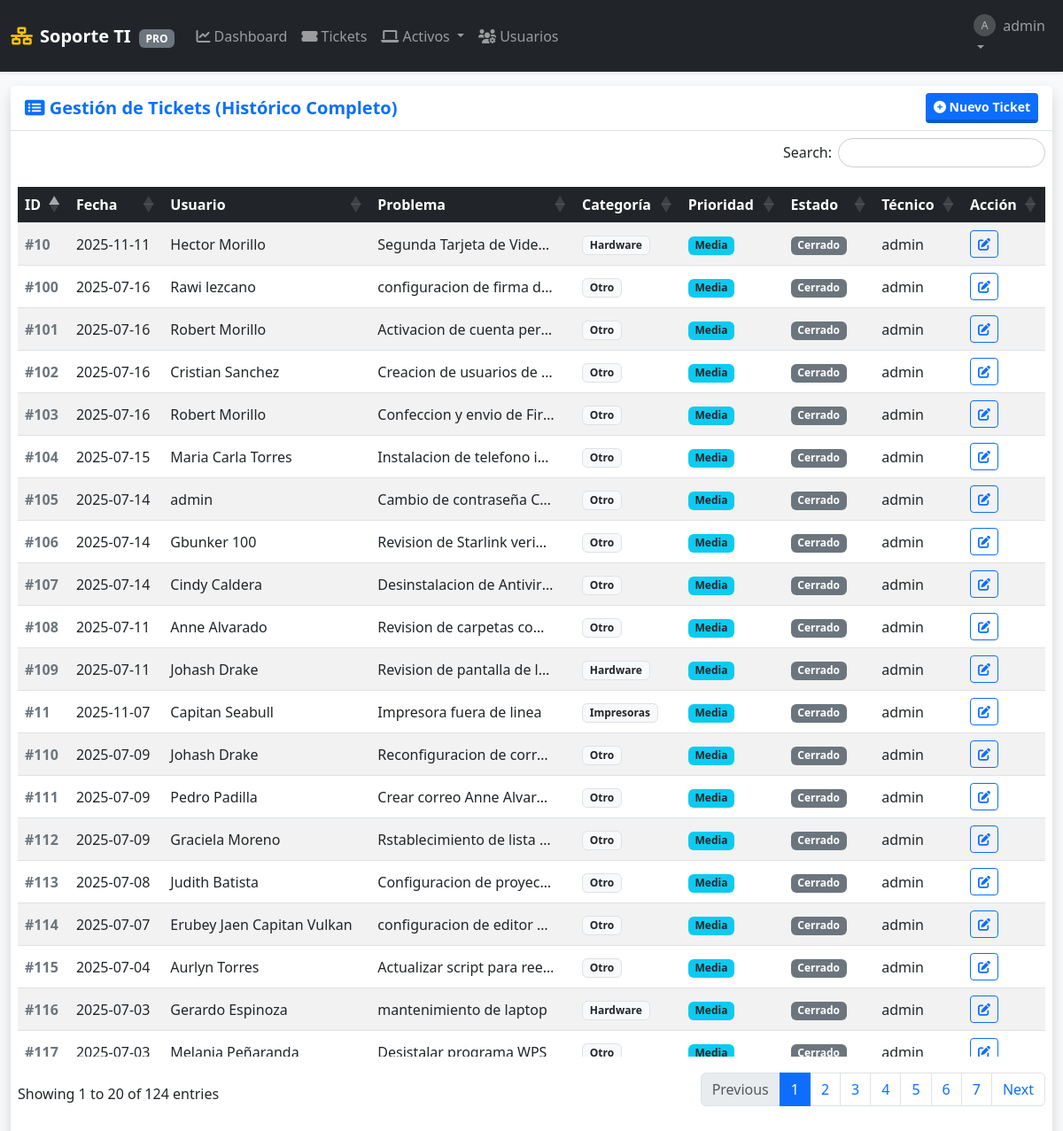
/soportes (signed in), run on the app's committed database.
### tables this page shows
CREATE TABLE soportes (
            id INTEGER PRIMARY KEY AUTOINCREMENT,
            fecha_creacion TIMESTAMP DEFAULT CURRENT_TIMESTAMP,
            
            usuario_id INTEGER NOT NULL,  -- Quién reporta
            tecnico_id INTEGER,           -- Quién atiende
            equipo_id INTEGER,            -- Equipo afectado (opcional)
            
            problema TEXT NOT NULL,
            descripcion_detallada TEXT,
            
            estado TEXT NOT NULL DEFAULT 'Abierto',
            prioridad TEXT NOT NULL DEFAULT 'Media',
            categoria TEXT NOT NULL DEFAULT 'Otro',
            
            solucion TEXT,
            fecha_inicio DATE,
            fecha_finalizacion DATE,
            
            FOREIGN KEY (usuario_id) REFERENCES usuarios (id) ON DELETE CASCADE,
            FOREIGN KEY (tecnico_id) REFERENCES usuarios (id) ON DELETE SET NULL,
            FOREIGN KEY (equipo_id) REFERENCES equipos (id) ON DELETE SET NULL
        );

CREATE TABLE usuarios (
            id INTEGER PRIMARY KEY AUTOINCREMENT,
            username TEXT UNIQUE NOT NULL,
            email TEXT UNIQUE,
            password_hash TEXT NOT NULL,
            role TEXT NOT NULL DEFAULT 'user' CHECK(role IN ('admin', 'user', 'tecnico')),
            departamento TEXT,
            fecha_creacion TIMESTAMP DEFAULT CURRENT_TIMESTAMP
        );

### app.py (the view)
@app.route('/soportes')
@login_required
def lista_soportes():
    db = get_db()
    query = """
        SELECT s.*, u.username as nombre_usuario, t.username as nombre_tecnico
        FROM soportes s JOIN usuarios u ON s.usuario_id = u.id LEFT JOIN usuarios t ON s.tecnico_id = t.id
        WHERE 1=1
    """
    params = []
    if session['role'] == 'user':
        query += " AND s.usuario_id = ?"
        params.append(session['user_id'])
    tickets = db.execute(query + " ORDER BY s.fecha_creacion DESC", params).fetchall()
    return render_template('lista_soportes.html', soportes=tickets)

### app.py (called while the page is built)
def get_db():
    if 'db' not in g:
        g.db = sqlite3.connect(app.config['DB_FILE'])
        g.db.row_factory = sqlite3.Row
        g.db.execute("PRAGMA foreign_keys = ON")
    return g.db

def login_required(f):
    @wraps(f)
    def decorated_function(*args, **kwargs):
        if 'user_id' not in session:
            flash('🔒 Inicia sesión para continuar.', 'warning')
            return redirect(url_for('login'))
        return f(*args, **kwargs)
    return decorated_function

### templates/lista_soportes.html
{% extends "layout.html" %}
{% block content %}
<div class="card shadow h-100 border-0"> <div class="card-header bg-white py-2 border-bottom d-flex justify-content-between align-items-center">
        <h5 class="mb-0 text-primary fw-bold"><i class="fas fa-list-alt"></i> Gestión de Tickets (Histórico Completo)</h5>
        <a href="{{ url_for('agregar') }}" class="btn btn-primary btn-sm">
            <i class="fas fa-plus-circle"></i> Nuevo Ticket
        </a>
    </div>
    <div class="card-body p-2">
        <table class="table table-striped table-hover tabla-enterprise w-100 align-middle">
            <thead>
                <tr>
                    <th>ID</th>
                    <th>Fecha</th>
                    <th>Usuario</th>
                    <th>Problema</th>
                    <th>Categoría</th>
                    <th>Prioridad</th>
                    <th>Estado</th>
                    <th>Técnico</th>
                    <th>Acción</th>
                </tr>
            </thead>
            <tbody>
                {% for soporte in soportes %}
                <tr>
                    <td class="fw-bold text-secondary">#{{ soporte.id }}</td>
                    <td data-order="{{ soporte.fecha_creacion }}">
                        {{ soporte.fecha_creacion[:10] }}
                    </td>
                    <td>{{ soporte.nombre_usuario }}</td>
                    <td title="{{ soporte.problema }}">
                        <div style="max-width: 200px; white-space: nowrap; overflow: hidden; text-overflow: ellipsis;">
                            {{ soporte.problema }}
                        </div>
                    </td>
                    <td><span class="badge bg-light text-dark border">{{ soporte.categoria }}</span></td>
                    <td>
                        {% if soporte.prioridad == 'Urgente' %}<span class="badge bg-danger">Urgente</span>
                        {% elif soporte.prioridad == 'Alta' %}<span class="badge bg-warning text-dark">Alta</span>
                        {% else %}<span class="badge bg-info text-dark">{{ soporte.prioridad }}</span>
                        {% endif %}
                    </td>
                    <td>
                        {% if soporte.estado == 'Abierto' %}<span class="badge bg-success">Abierto</span>
                        {% elif soporte.estado == 'En Proceso' %}<span class="badge bg-primary">En Proceso</span>
                        {% elif soporte.estado == 'Resuelto' %}<span class="badge bg-info">Resuelto</span>
                        {% else %}<span class="badge bg-secondary">Cerrado</span>
                        {% endif %}
                    </td>
                    <td>{{ soporte.nombre_tecnico or '' }}</td>
                    <td>
                        {% if session['role'] in ['admin', 'tecnico'] or session['user_id'] == soporte.usuario_id %}
                            <a href="{{ url_for('editar', ticket_id=soporte.id) }}" class="btn btn-outline-primary btn-sm" title="Ver/Editar">
                                <i class="fas fa-edit"></i>
                            </a>
                        {% endif %}
                    </td>
                </tr>
                {% endfor %}
            </tbody>
        </table>
    </div>
</div>
{% endblock %}

### static/css/style.css (style rules this page uses)
body.sap-mode { height: 100vh; display: flex; flex-direction: column; margin: 0; overflow: hidden; }
.btn { transition: all 0.15s ease-in-out; border-bottom: 4px solid rgba(0,0,0,0.2) !important; font-weight: 600; }
.btn-outline-primary, .btn-outline-secondary, .btn-outline-danger { border-bottom: 1px solid currentColor !important; }
table.dataTable thead th { background-color: #212529; color: white; position: sticky; top: 0; z-index: 10; }

### data on the page
soportes: id "10", fecha_creacion "2025-11-11", nombre_usuario "Hector Morillo", problema "Segunda Tarjeta de Vide…", categoria "Hardware", prioridad "Media", estado "Cerrado", username "admin"
soportes: id "11", fecha_creacion "2025-11-07", nombre_usuario "Capitan Seabull", problema "Impresora fuera de linea", categoria "Impresoras", prioridad "Media", estado "Cerrado", username "admin"
soportes: id "100", fecha_creacion "2025-07-16", nombre_usuario "Rawi lezcano", problema "configuracion de firma d…", categoria "Otro", prioridad "Media", estado "Cerrado", username "admin"
soportes: id "101", fecha_creacion "2025-07-16", nombre_usuario "Robert Morillo", problema "Activacion de cuenta per…", categoria "Otro", prioridad "Media", estado "Cerrado", username "admin"
soportes: id "102", fecha_creacion "2025-07-16", nombre_usuario "Cristian Sanchez", problema "Creacion de usuarios de…", categoria "Otro", prioridad "Media", estado "Cerrado", username "admin"
soportes: id "103", fecha_creacion "2025-07-16", nombre_usuario "Robert Morillo", problema "Confeccion y envio de Fir…", categoria "Otro", prioridad "Media", estado "Cerrado", username "admin"
soportes: id "104", fecha_creacion "2025-07-15", nombre_usuario "Maria Carla Torres", problema "Instalacion de telefono i…", categoria "Otro", prioridad "Media", estado "Cerrado", username "admin"
soportes: id "105", fecha_creacion "2025-07-14", nombre_usuario "admin", problema "Cambio de contraseña C…", categoria "Otro", prioridad "Media", estado "Cerrado", username "admin"
soportes: id "106", fecha_creacion "2025-07-14", nombre_usuario "Gbunker 100", problema "Revision de Starlink verif…", categoria "Otro", prioridad "Media", estado "Cerrado", username "admin"
soportes: id "107", fecha_creacion "2025-07-14", nombre_usuario "Cindy Caldera", problema "Desinstalacion de Antivir…", categoria "Otro", prioridad "Media", estado "Cerrado", username "admin"
soportes: id "108", fecha_creacion "2025-07-11", nombre_usuario "Anne Alvarado", problema "Revision de carpetas co…", categoria "Otro", prioridad "Media", estado "Cerrado", username "admin"
soportes: id "109", fecha_creacion "2025-07-11", nombre_usuario "Johash Drake", problema "Revision de pantalla de l…", categoria "Hardware", prioridad "Media", estado "Cerrado", username "admin"
soportes: id "110", fecha_creacion "2025-07-09", nombre_usuario "Johash Drake", problema "Reconfiguracion de corr…", categoria "Otro", prioridad "Media", estado "Cerrado", username "admin"
soportes: id "111", fecha_creacion "2025-07-09", nombre_usuario "Pedro Padilla", problema "Crear correo Anne Alvar…", categoria "Otro", prioridad "Media", estado "Cerrado", username "admin"
soportes: id "112", fecha_creacion "2025-07-09", nombre_usuario "Graciela Moreno", problema "Rstablecimiento de lista…", categoria "Otro", prioridad "Media", estado "Cerrado", username "admin"
soportes: id "113", fecha_creacion "2025-07-08", nombre_usuario "Judith Batista", problema "Configuracion de proyec…", categoria "Otro", prioridad "Media", estado "Cerrado", username "admin"
soportes: id "114", fecha_creacion "2025-07-07", nombre_usuario "Erubey Jaen Capitan Vulkan", problema "configuracion de editor…", categoria "Otro", prioridad "Media", estado "Cerrado", username "admin"
soportes: id "115", fecha_creacion "2025-07-04", nombre_usuario "Aurlyn Torres", problema "Actualizar script para ree…", categoria "Otro", prioridad "Media", estado "Cerrado", username "admin"
soportes: id "116", fecha_creacion "2025-07-03", nombre_usuario "Gerardo Espinoza", problema "mantenimiento de laptop", categoria "Hardware", prioridad "Media", estado "Cerrado", username "admin"
soportes: id "117", fecha_creacion "2025-07-03", nombre_usuario "Melania Peñaranda", problema "Desistalar programa WPS", categoria "Otro", prioridad "Media", estado "Cerrado", username "admin"

### other printed values
{{ session.get('username')[0].upper() }} "A"
{{ session.get('username') }} "admin"
